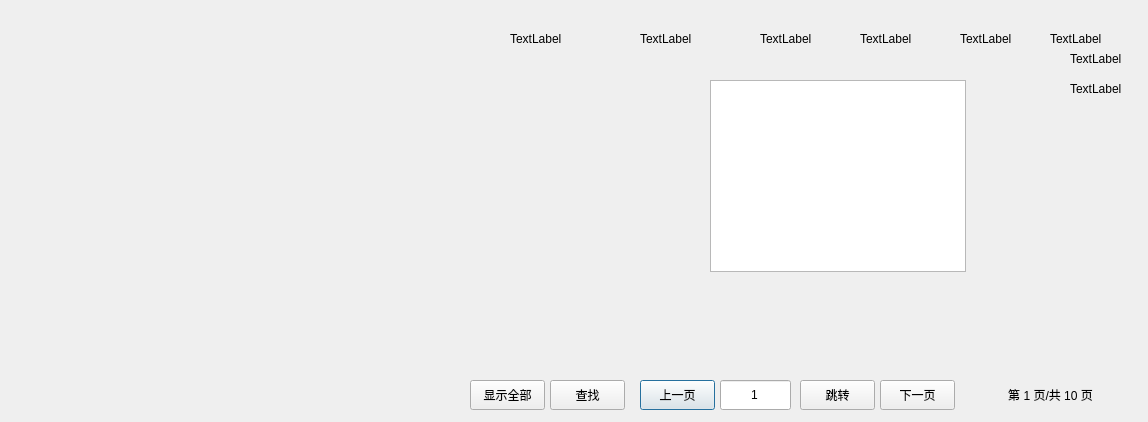
<?xml version="1.0" encoding="UTF-8"?>
<ui version="4.0">
 <class>DataMenu</class>
 <widget class="QDialog" name="DataMenu">
  <property name="geometry">
   <rect>
    <x>0</x>
    <y>0</y>
    <width>1148</width>
    <height>422</height>
   </rect>
  </property>
  <property name="windowTitle">
   <string>Dialog</string>
  </property>
  <widget class="QTableView" name="tableView">
   <property name="geometry">
    <rect>
     <x>710</x>
     <y>80</y>
     <width>256</width>
     <height>192</height>
    </rect>
   </property>
   <property name="focusPolicy">
    <enum>Qt::NoFocus</enum>
   </property>
  </widget>
  <widget class="QLabel" name="Data_Menu_lbHeader1">
   <property name="geometry">
    <rect>
     <x>510</x>
     <y>30</y>
     <width>67</width>
     <height>17</height>
    </rect>
   </property>
   <property name="text">
    <string>TextLabel</string>
   </property>
  </widget>
  <widget class="QLabel" name="Data_Menu_lbHeader3">
   <property name="geometry">
    <rect>
     <x>760</x>
     <y>30</y>
     <width>67</width>
     <height>17</height>
    </rect>
   </property>
   <property name="text">
    <string>TextLabel</string>
   </property>
  </widget>
  <widget class="QLabel" name="Data_Menu_lbHeader4">
   <property name="geometry">
    <rect>
     <x>860</x>
     <y>30</y>
     <width>67</width>
     <height>17</height>
    </rect>
   </property>
   <property name="text">
    <string>TextLabel</string>
   </property>
  </widget>
  <widget class="QLabel" name="Data_Menu_lbHeader5">
   <property name="geometry">
    <rect>
     <x>960</x>
     <y>30</y>
     <width>67</width>
     <height>17</height>
    </rect>
   </property>
   <property name="text">
    <string>TextLabel</string>
   </property>
  </widget>
  <widget class="QLabel" name="Data_Menu_lbHeader6">
   <property name="geometry">
    <rect>
     <x>1050</x>
     <y>30</y>
     <width>67</width>
     <height>17</height>
    </rect>
   </property>
   <property name="text">
    <string>TextLabel</string>
   </property>
  </widget>
  <widget class="QLabel" name="Data_Menu_lbHeader2">
   <property name="geometry">
    <rect>
     <x>640</x>
     <y>30</y>
     <width>67</width>
     <height>17</height>
    </rect>
   </property>
   <property name="text">
    <string>TextLabel</string>
   </property>
  </widget>
  <widget class="QLabel" name="Data_Menu_lbHeader7">
   <property name="geometry">
    <rect>
     <x>1070</x>
     <y>50</y>
     <width>67</width>
     <height>17</height>
    </rect>
   </property>
   <property name="text">
    <string>TextLabel</string>
   </property>
  </widget>
  <widget class="QLabel" name="Data_Menu_lbHeader8">
   <property name="geometry">
    <rect>
     <x>1070</x>
     <y>80</y>
     <width>67</width>
     <height>17</height>
    </rect>
   </property>
   <property name="text">
    <string>TextLabel</string>
   </property>
  </widget>
  <widget class="QLabel" name="Data_Menu_lbPage">
   <property name="geometry">
    <rect>
     <x>980</x>
     <y>380</y>
     <width>141</width>
     <height>30</height>
    </rect>
   </property>
   <property name="text">
    <string>第 1 页/共 10 页</string>
   </property>
   <property name="alignment">
    <set>Qt::AlignCenter</set>
   </property>
  </widget>
  <widget class="QPushButton" name="Data_Menu_btnPre">
   <property name="geometry">
    <rect>
     <x>640</x>
     <y>380</y>
     <width>75</width>
     <height>30</height>
    </rect>
   </property>
   <property name="styleSheet">
    <string notr="true">QPushButton {border-image: url(:/images/btnbk.png);}
QPushButton:pressed {border-image: url(:/images/btnbkD.png);}</string>
   </property>
   <property name="text">
    <string>上一页</string>
   </property>
  </widget>
  <widget class="QPushButton" name="Data_Menu_btnNext">
   <property name="geometry">
    <rect>
     <x>880</x>
     <y>380</y>
     <width>75</width>
     <height>30</height>
    </rect>
   </property>
   <property name="styleSheet">
    <string notr="true">QPushButton {border-image: url(:/images/btnbk.png);}
QPushButton:pressed {border-image: url(:/images/btnbkD.png);}</string>
   </property>
   <property name="text">
    <string>下一页</string>
   </property>
  </widget>
  <widget class="QPushButton" name="Data_Menu_btnJump">
   <property name="geometry">
    <rect>
     <x>800</x>
     <y>380</y>
     <width>75</width>
     <height>30</height>
    </rect>
   </property>
   <property name="styleSheet">
    <string notr="true">QPushButton {border-image: url(:/images/btnbk.png);}
QPushButton:pressed {border-image: url(:/images/btnbkD.png);}</string>
   </property>
   <property name="text">
    <string>跳转</string>
   </property>
  </widget>
  <widget class="QLineEdit" name="Data_Menu_EditPage">
   <property name="geometry">
    <rect>
     <x>720</x>
     <y>380</y>
     <width>71</width>
     <height>30</height>
    </rect>
   </property>
   <property name="text">
    <string>1</string>
   </property>
   <property name="alignment">
    <set>Qt::AlignCenter</set>
   </property>
  </widget>
  <widget class="QPushButton" name="Data_Menu_btnFilter">
   <property name="geometry">
    <rect>
     <x>550</x>
     <y>380</y>
     <width>75</width>
     <height>30</height>
    </rect>
   </property>
   <property name="styleSheet">
    <string notr="true">QPushButton {border-image: url(:/images/btnbk.png);}
QPushButton:pressed {border-image: url(:/images/btnbkD.png);}</string>
   </property>
   <property name="text">
    <string>查找</string>
   </property>
  </widget>
  <widget class="QPushButton" name="Data_Menu_btnAll">
   <property name="geometry">
    <rect>
     <x>470</x>
     <y>380</y>
     <width>75</width>
     <height>30</height>
    </rect>
   </property>
   <property name="styleSheet">
    <string notr="true">QPushButton {border-image: url(:/images/btnbk.png);}
QPushButton:pressed {border-image: url(:/images/btnbkD.png);}</string>
   </property>
   <property name="text">
    <string>显示全部</string>
   </property>
  </widget>
 </widget>
 <resources/>
 <connections/>
</ui>
